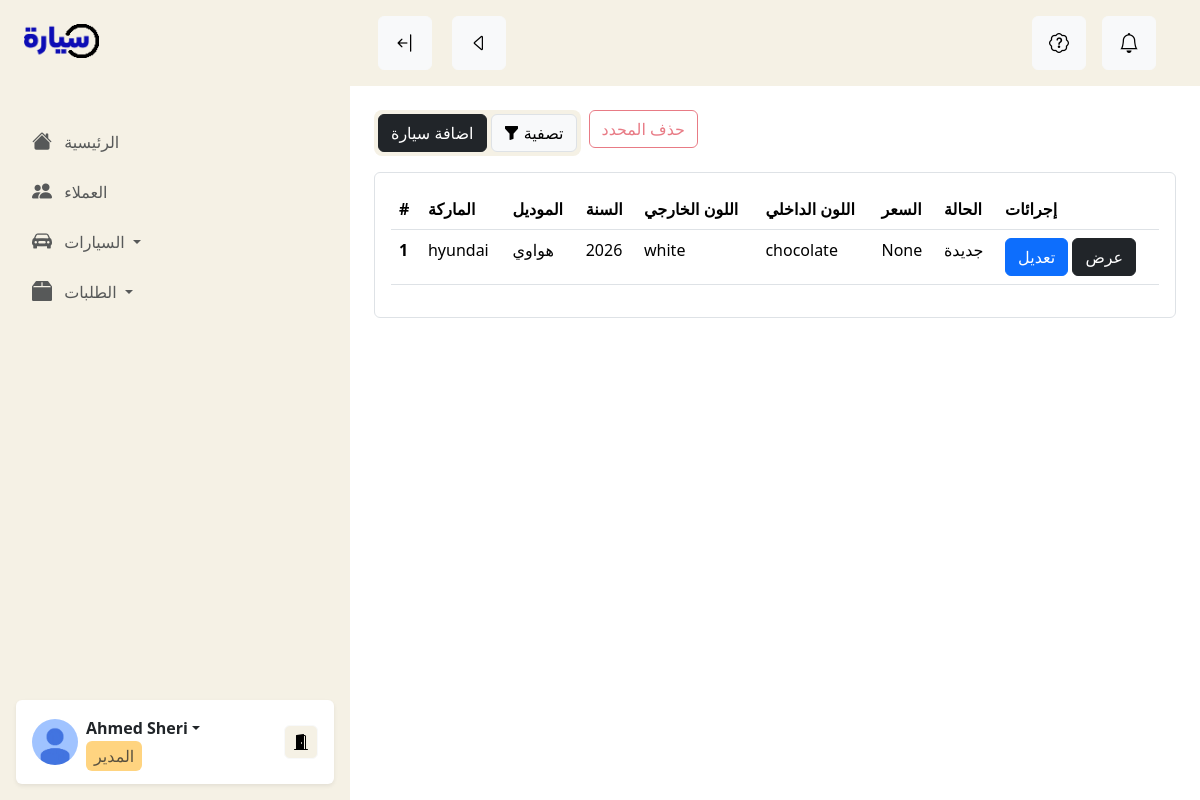
Screenshot of /en-us/dashboard/for_rental_cars with the database file from the repository.
### customer/models.py (models this page shows, shortened)
class CarRentalModel(models.Model):
    car = models.ForeignKey(CarModel, on_delete=models.CASCADE, verbose_name="السيارة", blank=True, null=True)
    daily_rate = models.DecimalField(max_digits=10, decimal_places=2, verbose_name="سعر الإيجار اليومي")
    weekly_rate = models.DecimalField(max_digits=10, decimal_places=2, verbose_name="سعر الإيجار الأسبوعي")
    monthly_rate = models.DecimalField(max_digits=10, decimal_places=2, verbose_name="سعر الإيجار الشهري")
    availability = models.BooleanField(default=True, verbose_name="متاحة للتأجير", help_text='عرض السيارة ضمن قائمة السيارات الأيجار')

class CarModel(models.Model):
    title = models.CharField(max_length=80, verbose_name="العنوان", help_text="عنوان قصير للسيارة", null=True)
    provider = models.ForeignKey('auth.User', on_delete=models.CASCADE, help_text="صاحب السيارة", null=True)
    offered = models.CharField(
        max_length=20,
        choices=CAR_OFFERED_FOR,
        verbose_name="معروض",
        help_text="اختر نوع عرض السيارة من الخيارات المتاحة.",
        default='1'
    )
    brand = models.CharField(
        max_length=20,
        choices=BRANDS,
        verbose_name="الماركة",
        help_text="اختر ماركة السيارة من الخيارات المتاحة."
    )
    model = models.CharField(max_length=50, verbose_name="موديل السيارة", help_text="أدخل موديل السيارة بشكل دقيق.")
    year = models.PositiveIntegerField(verbose_name="سنة الصنع", help_text="أدخل سنة الصنع السيارة.", null=True)
    type = models.CharField(
        max_length=50,
        verbose_name="النوع",
        help_text="أدخل نوع السيارة (مثل: سيدان، هاتشباك، إلخ)."
    )
    category = models.CharField(
        max_length=20,
        choices=CATEGORIES,
        verbose_name="الفئة",
        help_text="اختر الفئة التي تنتمي إليها السيارة (مثل: رياضية، عائلية، إلخ)."
    )
    exterior_color = models.CharField(
        max_length=20,
        choices=EXTERIOR_COLORS,
        verbose_name="اللون الخارجي",
        help_text="اختر اللون الخارجي للسيارة."
    )
    interior_color = models.CharField(
        max_length=20,
        choices=INTERIOR_COLORS,
        verbose_name="اللون الداخلي",
        help_text="اختر اللون الداخلي للسيارة."
    )
    origin = models.CharField(
        max_length=50,
        verbose_name="الوارد",
        help_text="أدخل البلد الذي وردت منه السيارة."
    )
    fuel_type = models.CharField(
        max_length=20,
        choices=FUEL_TYPES,
        verbose_name="نوع الوقود",
        help_text="اختر نوع الوقود المستخدم في السيارة (بنزين، ديزل، إلخ)."
    )
    transmission_type = models.CharField(
        max_length=20,
        choices=TRANSMISSION_TYPES,
        verbose_name="نوع القير",
        help_text="اختر نوع القير (يدوي، أوتوماتيك، إلخ)."
    )
    cylinder_count = models.PositiveIntegerField(
        verbose_name="عدد السلندرات",
        help_text="أدخل عدد السلندرات في المحرك."
    )
    condition = models.CharField(
        max_length=10,
        choices=CONDITIONS,
        verbose_name="الحالة",
        help_text="اختر حالة السيارة (جديدة، مستعملة، إلخ)."
    )
    engine_capacity = models.DecimalField(
        max_digits=4,
        decimal_places=1,
        verbose_name="حجم المحرك",
        help_text="أدخل حجم المحرك باللتر (مثال: 2.0)."
    )
    drivetrain = models.CharField(
        max_length=20,
        choices=DRIVETRAINS,
        verbose_name="نوع الدفع",
        help_text="اختر نوع الدفع (دفع أمامي، دفع خلفي، دفع رباعي)."
    )
    keys_count = models.PositiveIntegerField(
        verbose_name="عدد مفاتيح السيارة",
        help_text="أدخل عدد المفاتيح المتاحة للسيارة."
    )
    seat_count = models.PositiveIntegerField(
        verbose_name="عدد المقاعد",
        help_text="أدخل عدد المقاعد في السيارة."
    )
    engine_type = models.CharField(
        max_length=20,
        choices=ENGINE_TYPES,
        verbose_name="نوع المحرك",
        help_text="اختر نوع المحرك (بنزين، كهربائي، هجين)."
    )
    fuel_tank_capacity = models.PositiveIntegerField(
        verbose_name="سعة خزان الوقود (لتر)",
        help_text="أدخل سعة خزان الوقود باللتر."
    )
    horsepower = models.PositiveIntegerField(
        verbose_name="القدرة بالحصان",
        help_text="أدخل قدرة المحرك بالحصان."
    )
    door_count = models.PositiveIntegerField(
        verbose_name="عدد الابواب",
        help_text="أدخل عدد الأبواب في السيارة."
    )
    icon = models.ImageField(
        upload_to='car_icons/',
        verbose_name="الصورة الرئيسية",
        blank=True, null=True,
        help_text="اختر صورة الرئيسية التي ستظهر للسيارة (اختياري)."
    )
    price = models.DecimalField(max_digits=10, decimal_places=3, help_text="سعر السيارة", verbose_name="السعر", null=True)
    car_id = models.CharField(max_length=50, default=RandomCarIDGen, null=True)

### dashboard/views.py (the view)
# urls.py: path("for_rental_cars", views.for_rental_cars, name="dashboard_for_rental_cars"),
def for_rental_cars(request):
    cars = CarRentalModel.objects.filter(car__offered='2')
    return render(request, 'dashboard/cars/for_rental_cars.html', {'cars':cars})

### templates/dashboard/cars/for_rental_cars.html (shortened to what this page needs)
{% extends "dashboard_base.html" %}
{% load panel_tags %}
{% load i18n %}
{% block content %}
<div class="container p-4 ">
    <div class="d-flex align-items-start mb-3">
        <div class="rounded-3 me-2 p-1 bg-body-tertiary d-flex ">
            <a href="{% url 'dashboard_index' %}" class="btn btn-dark me-1">{% trans "اضافة سيارة" %}</a>
            <a tabindex="0" class="btn btn-light border border-1" id="filter-popover-btn" role="button" data-bs-toggle="popover">
              <i class="bi bi-funnel-fill"></i>
              {% trans "تصفية" %}
            </a>
        </div>
        <button type="button" class="btn btn-outline-danger disabled me-2" onclick="submitSelected('delete')" id="deleteBtn">{% trans "حذف المحدد" %}</button>
      </div>
    <div class="border rounded p-3 mb-3">
        <table class="table">
            <thead>
                <tr>
                    <th>#</th>
                    <th>الماركة</th>
                    <th>الموديل</th>
                    <th>السنة</th>
                    <th>اللون الخارجي</th>
                    <th>اللون الداخلي</th>
                    <th>السعر</th>
                    <th>الحالة</th>
                    <th>إجرائات</th>
                </tr>
            </thead>
            <tbody>
                {% for car in cars %}
                <tr>
                    <th scope="row">{{ forloop.counter }}</th>
                    <td>{{ car.car.brand }}</td>
                    <td>{{ car.car.model }}</td>
                    <td>{{ car.car.year }}</td>
                    <td>{{ car.car.exterior_color }}</td>
                    <td>{{ car.car.interior_color }}</td>
                    <td>{{ car.car.price }}</td>
                    <td>{{ car.car.get_condition_display }}</td>
                    <td>
                        <a class="btn btn-primary" href="{% url 'dashboard_edit_car_for_rental' car.id %}">تعديل</a>
                        <a class="btn btn-dark" href="{% url 'view_rental_car' car.id %}" target="_blank">عرض</a>
                    </td>
                </tr>
                {% empty %}
                <tr>
                    <td colspan="8" class="text-center">لا توجد سيارات متاحة حالياً.</td>
                </tr>
                {% endfor %}
            </tbody>
        </table>
    </div>
</div>
<div class="py-4"></div>
{% endblock content %}

### sayyar/static/css/dashboard/base.css (style rules this page uses)
:root { --light-orange: 255, 212, 128; --light-orange-hover: 200, 212, 128; --bs-tertiary-bg-rgb: 245, 241, 229; }

### rows the page displays
CarRentalModel: car.brand "hyundai", car.model "هواوي", car.year "2026", car.exterior_color "white", car.interior_color "chocolate", car.price "None", car.condition "جديدة"
